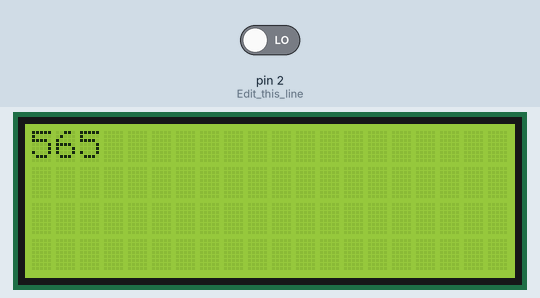
Bench run of a sketch on a simulated Arduino Uno, built with avr-gcc and run on an emulated ATmega328P. Parts: 20×4 character LCD. Inputs (shaded band) come from the test bench; at power-on: pin 2 (Edit_this_line) LOW.

Above: at 1.2 s.
1.3 s: pin 2 (Edit_this_line) driven HIGH
At 1.48 s:
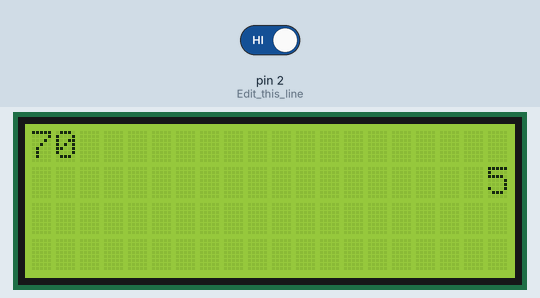
At 3.6 s:
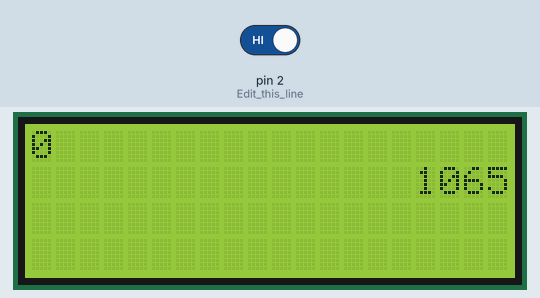
Timing chart, 0 to 5.1 s (numbered marks = the images above; inputs shaded):
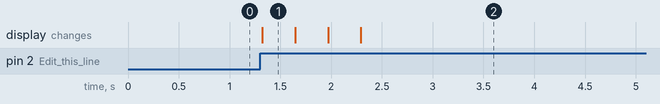

The sketch:

reversePrinting.ino
```cpp
#include <Wire.h>
#include <LiquidCrystal_I2C.h>

LiquidCrystal_I2C lcd(0x27, 20, 4);

unsigned int number = 565;
unsigned int N = 8;

unsigned int col = 19;

void setup()
{
  pinMode(2,INPUT); // Edit this line

  lcd.init();
  lcd.backlight();

  lcd.clear();
  lcd.setCursor(0, 0);
  lcd.print(number);
}

void loop()
{
  if (digitalRead(2) == HIGH) { // Edit this line
    if ( number>0) { // Edit this line by using LAB13.


    int mod =number%N;
    int div=number/N;

    lcd.setCursor(col, 1);

  lcd.print(mod);
  number=div;
  col--;
// Bring your code in LAB13.

      lcd.setCursor(0, 0);
      lcd.print("                    ");
      lcd.setCursor(0, 0);
      lcd.print(div); // Edit this line
      delay(300);
    }
  }
}
```

Measured:
- after the input at 1.3 s, the display: changes at once (image 1)
